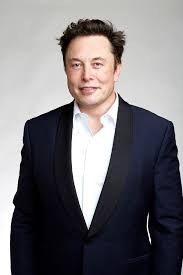
#> input picture Face_Recognition/dataset/1/musk1.jpg, 183 x 275 px, found by its file name
$ python main.py
#> lines starting #> are read from the running program, lines starting #| are printed output that depends on the picture
### Video_editor/src/training.py
# training

import cv2
import os
import numpy as np
from face_detection import FaceDetector

cascade_path = "data/haarcascade_frontalface_default.xml"
if not os.path.exists(cascade_path):
    print("Error: Cascade file's not found ")
    exit(1)

face_detector = FaceDetector(cascade_path)
recognizer = cv2.face.LBPHFaceRecognizer_create()

dataset_path = "dataset"
training_faces = []
labels = []


for person_label, person_name in enumerate(os.listdir(dataset_path)):
    person_folder = os.path.join(dataset_path, person_name)

    for image_name in os.listdir(person_folder):
        image_path = os.path.join(person_folder, image_name)

        frame = cv2.imread(image_path)
#> frame is the input picture: shape (275, 183, 3); mean B, G, R 118.8, 115.4, 118.3
        faces = face_detector.detect_faces(frame)
#> in detect_faces, `gray = cv2.cvtColor(frame, cv2.COLOR_BGR2GRAY)`:
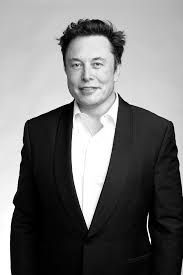
#> gray: shape (275, 183); min 0, max 255, mean 116.6
#> in detect_faces, `faces = self.face_cascade.detectMultiScale(gray, scaleFactor = self.sc..`: faces = [[57, 39, 64, 64]]
#> faces = [[57, 39, 64, 64]]

        for (x, y, w, h) in faces:
            face_region = frame[y:y + h, x:x + w]
            gray_face = cv2.cvtColor(face_region, cv2.COLOR_BGR2GRAY)
            resized_face = cv2.resize(gray_face, (200, 200))

            training_faces.append(resized_face)
            labels.append(person_label)
#> this loop made 1 pass
#> pass 1, `face_region = frame[y:y + h, x:x + w]`:
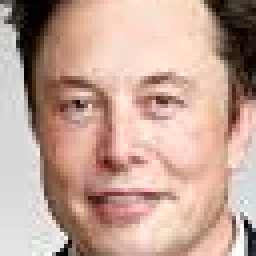
#> face_region: shape (64, 64, 3) (shown 4 times larger); mean B, G, R 150.2, 163.4, 194.9
#> pass 1, `resized_face = cv2.resize(gray_face, (200, 200))`:
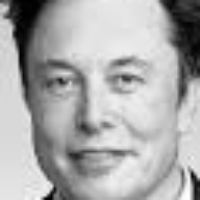
#> resized_face: shape (200, 200); min 0, max 255, mean 171.2
#> after the loop, labels = [0]; training_faces = 1 item

recognizer.train(training_faces, np.array(labels))

recognizer.save("src/face_recognizer.yml")
print("Training comlete and model saved. ")

### Video_editor/src/face_detection.py
import cv2

class FaceDetector:
    def __init__(self, cascade_path, scale_factor =1.1, min_neighbors = 5, min_size=(30, 30)):
        self.face_cascade = cv2.CascadeClassifier(cascade_path)
        if self.face_cascade.empty():
            raise RuntimeError

        self.scale_factor = scale_factor
        self.min_neighbors = min_neighbors
        self.min_size = min_size

    def detect_faces(self, frame):
        gray = cv2.cvtColor(frame, cv2.COLOR_BGR2GRAY)
        faces = self.face_cascade.detectMultiScale(gray, scaleFactor = self.scale_factor, minNeighbors = self.min_neighbors, minSize = self.min_size)
        return faces

### Video_editor/src/main.py
import cv2
import os
import time
from face_detection import FaceDetector
from training import recognizer

cascade_path = "data/haarcascade_frontalface_default.xml"
if not os.path.exists(cascade_path):
    print("Error: Cascade file's not found ")
    exit(1)

face_detector = FaceDetector(cascade_path)
act_width = 18.0
focal_length = 500.0

current_effect = None
cap = cv2.VideoCapture(0)

CONFIDENCE_THRESHOLD = 60.0  # Confidence threshold for recognition
MAX_CONFIDENCE = 200.0       # Maximum confidence considered for 0% similarity

current_effect = None

try:
    while True:
        ret, frame = cap.read()
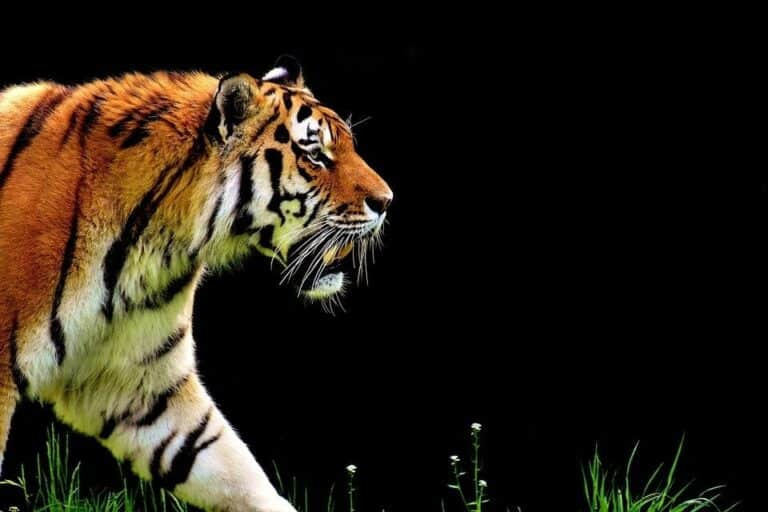
#> input picture Egde detection/image.jpg, 768 x 512 px, given in place of the camera
#> frame is the input picture: shape (512, 768, 3); mean B, G, R 21.1, 32.3, 39.7
        if not ret:
            print("can not cap")
            break
        # frame = cap.read_frame()  # Capture a frame from the camera
        faces = face_detector.detect_faces(frame)  # Detect faces in the frame
#> in detect_faces (call 4), `gray = cv2.cvtColor(frame, cv2.COLOR_BGR2GRAY)`:
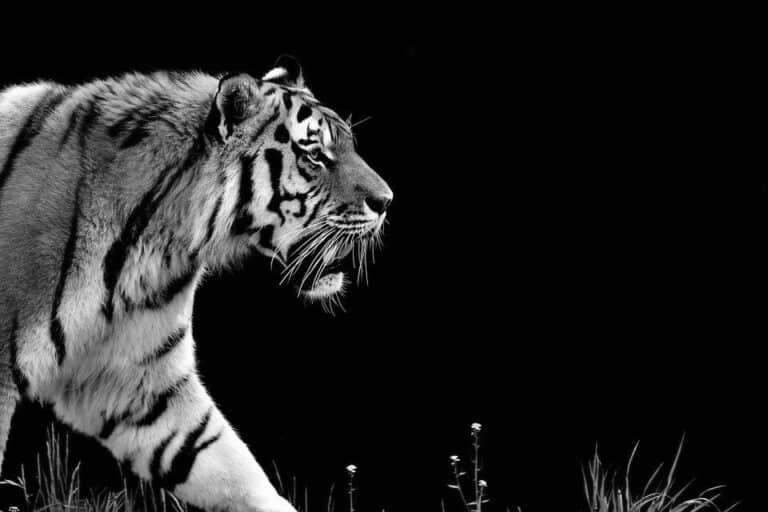
#> gray: shape (512, 768); min 0, max 255, mean 33.3
#> in detect_faces (call 4), `faces = self.face_cascade.detectMultiScale(gray, scaleFactor = self.sc..`: faces = [[12, 330, 52, 52]]
#> faces = [[12, 330, 52, 52]]

        for (x, y, w, h) in faces:
            face_region = frame[y:y + h, x:x + w]
            gray_face = cv2.cvtColor(face_region, cv2.COLOR_BGR2GRAY)
            resized_face = cv2.resize(gray_face, (200, 200))  # Resize for consistency

            # Recognize face using LBPH model
            label, confidence = recognizer.predict(resized_face)

            if confidence < CONFIDENCE_THRESHOLD:
                # Recognized person: calculate similarity and display
                similarity = max(0, 100 - (confidence / MAX_CONFIDENCE * 100))
                cv2.rectangle(frame, (x, y), (x + w, y + h), (255, 0, 0), 2)
                cv2.putText(frame, f"ID: {label} Similarity: {similarity:.2f}%",
                            (x, y - 10), cv2.FONT_HERSHEY_SIMPLEX, 0.5, (255, 255, 255), 1)
            else:
                # Not recognized: draw bounding box and display "Not recognized"
                cv2.rectangle(frame, (x, y), (x + w, y + h), (0, 0, 255), 2)  # Red box for unrecognized faces
                cv2.putText(frame, "Not recognized", (x, y - 10),
                            cv2.FONT_HERSHEY_SIMPLEX, 0.5, (0, 0, 255), 1)
                cv2.putText(frame, str(time.ctime()), (x, y + h + 15), cv2.FONT_HERSHEY_SIMPLEX, 0.5, (0, 0, 255), 1)

            if current_effect == 'v':
                frame = cv2.flip(frame, 1)
            elif current_effect == 'h':
                frame = cv2.flip(frame, 0)
            elif current_effect == 's':
                frame = cv2.cvtColor(frame, cv2.COLOR_BGR2HSV)
            elif current_effect == 'l':
                frame = cv2.cvtColor(frame, cv2.COLOR_BGR2Lab)
            elif current_effect == 'b':
                frame = cv2.GaussianBlur(frame, (7, 7), 0)
            elif current_effect == 'n':
                frame = cv2.medianBlur(frame, 7)
            elif current_effect == 'd':
                frame = cv2.circle(frame, (frame.shape[1] // 2, frame.shape[0] // 2), 50, (0, 255, 0), 2)
            elif current_effect == 'r':
                frame = cv2.rotate(frame, cv2.ROTATE_90_CLOCKWISE)
            elif current_effect == 'g':
                frame = cv2.cvtColor(frame, cv2.COLOR_BGR2GRAY)
                frame = cv2.cvtColor(frame, cv2.COLOR_GRAY2BGR)  # Convert back to BGR for display consistency

            # Display the frame
            cv2.imshow("Real - time video", frame)

            key = cv2.waitKey(1) & 0xFF
            if key == ord('v'):
                current_effect = 'v'
            elif key == ord('h'):
                current_effect = 'h'
            elif key == ord('s'):
                current_effect = 's'
                frame_color = "hsv"
            elif key == ord('l'):
                current_effect = 'l'
                frame_color = "lab"
            elif key == ord('b'):
                current_effect = 'b'
            elif key == ord('n'):
                current_effect = 'n'
            elif key == ord('d'):
                current_effect = 'd'
            elif key == ord('r'):
                current_effect = 'r'
            elif key == ord('g'):
                current_effect = 'g'
                frame_color = "g"
            elif key == ord('c'):
                current_effect = None
            elif key in {ord('q'), 27}:
                cap.release()
                cv2.destroyAllWindows()
#> this loop made 1 pass; (key q is pressed on pass 1)
#> (x, y, w, h, label, confidence) on pass 1: (12, 330, 52, 52, 0, 90.86)
#> pass 1, `gray_face = cv2.cvtColor(face_region, cv2.COLOR_BGR2GRAY)`:
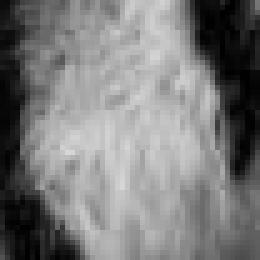
#> gray_face: shape (52, 52) (shown 5 times larger); min 0, max 215, mean 123.4
#> after the loop:
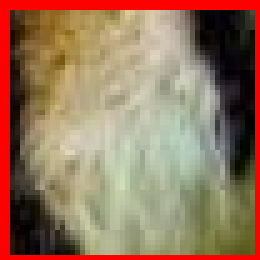
#> face_region: shape (52, 52, 3) (shown 5 times larger); mean B, G, R 92.9, 117.7, 150.3

except RuntimeError as e:
    print(f"Error: {e}")
finally:
    cap.release()
    cv2.destroyAllWindows()

print("Program terminated gracefully.")
